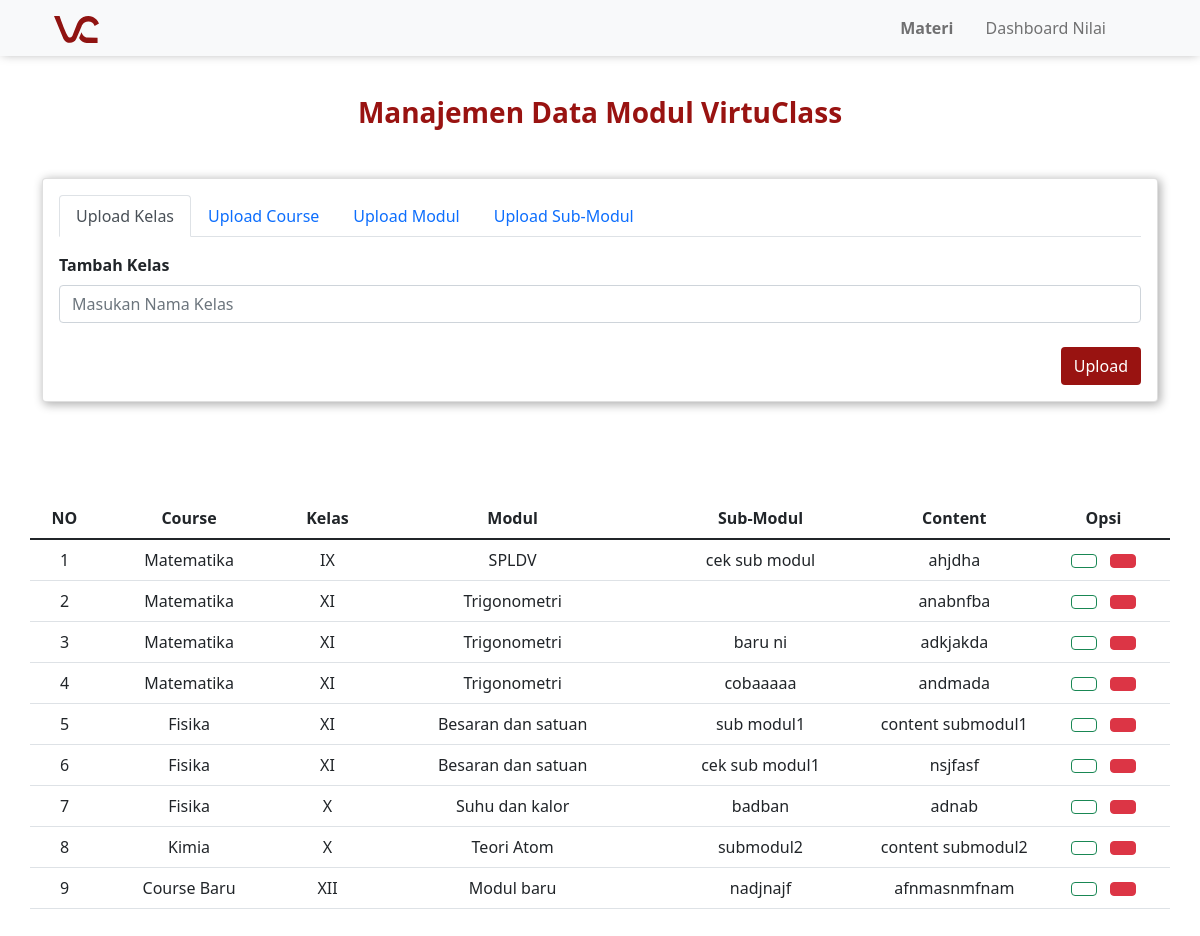
The app's page /admin/guru/uploadMateri.php, older data.
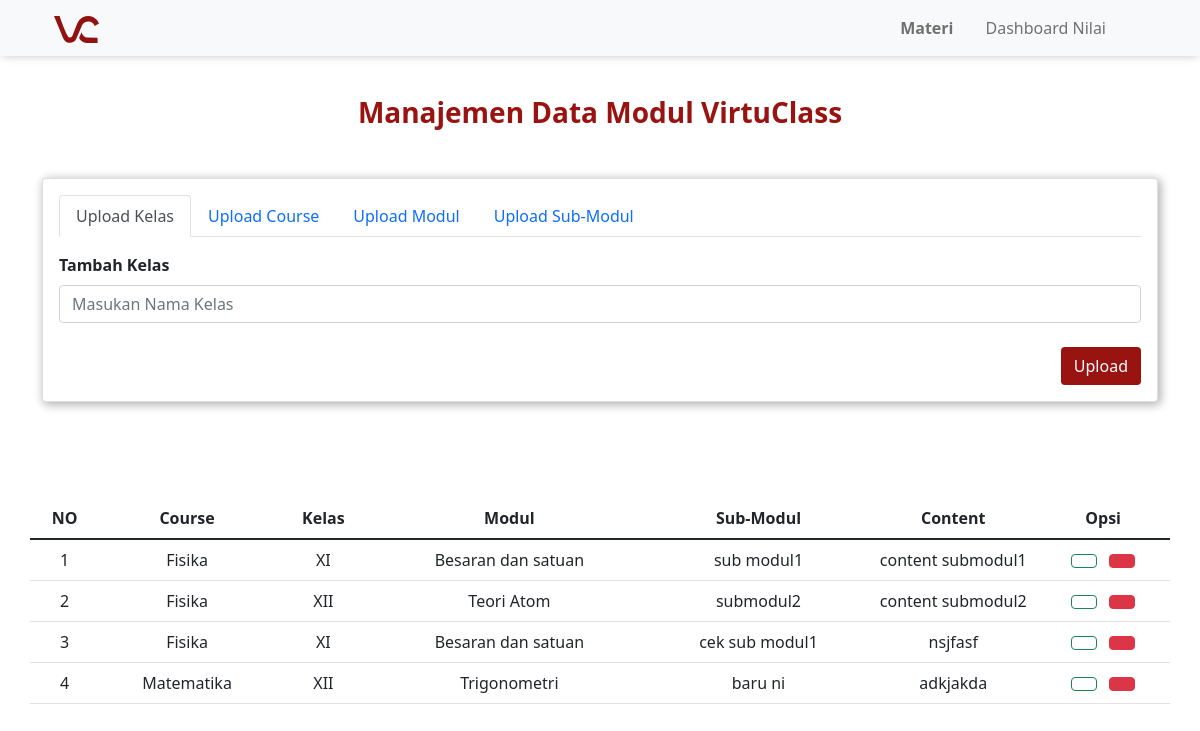
The same page, newer data.
### tables this page shows
CREATE TABLE `submodul` (
  `id_submodul` int(11) NOT NULL,
  `judul_content` varchar(255) NOT NULL,
  `content` text NOT NULL,
  `id_modul` int(11) NOT NULL
);

CREATE TABLE `course` (
  `id_course` int(11) NOT NULL,
  `nama_course` varchar(100) NOT NULL,
  `url_bg` varchar(255) NOT NULL,
  `desc_course` varchar(255) NOT NULL,
  `id_kelas` int(11) NOT NULL
);

CREATE TABLE `kelas` (
  `id_kelas` int(11) NOT NULL,
  `nama_kelas` varchar(50) NOT NULL
);

CREATE TABLE `modul` (
  `id_modul` int(11) NOT NULL,
  `nama_modul` varchar(255) NOT NULL,
  `id_course` int(11) NOT NULL
);

### admin/guru/uploadMateri.php (the view, shortened to what this page needs)
<?php
	include '../../assets/php/function.php';
	$list_data = mysqli_query($conn, 'select judul_content, content, nama_modul, nama_course, nama_kelas, id_submodul from submodul a join modul b on a.id_modul = b.id_modul join course c on b.id_course = c.id_course join kelas d on c.id_kelas = d.id_kelas;');
?>
<!doctype html>
<html lang="en">
<head>
	<link rel="stylesheet" href="../../assets/css/style.css">
	<link href="https://cdn.jsdelivr.net/npm/bootstrap@5.1.3/dist/css/bootstrap.min.css" rel="stylesheet">
</head>
<body>
	<nav class="navbar navbar-expand-lg navbar-light bg-light fixed-top" style="box-shadow: 0px 0px 10px -2px rgba(0,0,0,0.35);">
		<div class="container ps-4 pe-4">
			<a class="navbar-brand" href="#">
                <img src="../../assets/img/virtuclass_logo.svg" width="15%" alt="virtuclass-logo">
            </a>
			<div class="collapse navbar-collapse" id="navbarNav">
				<ul class="navbar-nav ms-auto">
					<li class="nav-item">
						<a class="nav-link" href="uploadMateri.php"><b>Materi</b>&emsp;</a>
					</li>
					<li class="nav-item">
						<a class="nav-link" href="Dashboard.php">Dashboard Nilai&emsp;</a>
					</li>
					<li class="nav-item">
						<a class="nav-link" href="../../logout.php"><span class="iconify-inline" data-icon="carbon:logout"></span></a>
					</li>
				</ul>
			</div>
		</div>
	</nav>
	<br><br>
    <div class="container mt-5 mb-5">
		<h3 class="text-center mt-3 mb-5" style="color: #991311">
			<b>
				Manajemen Data Modul VirtuClass
			</b>
		</h3>
		<div class="card mb-5" style="box-shadow: 2px 2px 10px 1px rgba(0,0,0,0.30);">
			<div class="card-body" style="width: 100%;">
				<nav>
					<div class="nav nav-tabs" id="nav-tab" role="tablist">
						<button class="nav-link active" id="nav-kelas-tab" data-bs-toggle="tab" data-bs-target="#nav-kelas" type="button" role="tab" aria-controls="nav-kelas" aria-selected="true">Upload Kelas</button>
						<button class="nav-link" id="nav-course-tab" data-bs-toggle="tab" data-bs-target="#nav-course" type="button" role="tab" aria-controls="nav-course" aria-selected="false">Upload Course</button>
						<button class="nav-link" id="nav-modul-tab" data-bs-toggle="tab" data-bs-target="#nav-modul" type="button" role="tab" aria-controls="nav-modul" aria-selected="false">Upload Modul</button>
						<button class="nav-link" id="nav-submodul-tab" data-bs-toggle="tab" data-bs-target="#nav-submodul" type="button" role="tab" aria-controls="nav-submodul" aria-selected="false">Upload Sub-Modul</button>
					</div>
				</nav>
				<div class="tab-content" id="nav-tabContent">
					<div class="tab-pane fade show active" id="nav-kelas" role="tabpanel" aria-labelledby="nav-kelas-tab">
						<form action="" method="post">
							<label class="mt-3 mb-2"><b>Tambah Kelas</b></label>
							<div class="input-group">
								<input type="text" class="form-control" name="nama_kelas" placeholder="Masukan Nama Kelas">
							</div>
							<button type="submit" name="upload_kelas" class="btn mt-4" style="float: right; background-color: #991311; color: white;" >Upload</button>
						</form>
					</div>
				</div>
			</div>
		</div>
		<br><br>
		<div class="row">
			<table class="table">
				<thead>
					<tr style="font-weight: bold; text-align:center;">
						<td>
							NO
						</td>
						<td>
							Course
						</td>
						<td>
							Kelas
						</td>
						<td>
							Modul
						</td>
						<td>
							Sub-Modul
						</td>
						<td class="ellipsis">
							Content
						</td>
						<td>
							Opsi
						</td>
					</tr>
				</thead>
				<tbody style="text-align:center">
					<?php $no = 1; ?>
					<?php foreach ($list_data as $list) { ?>
						<tr>
							<td>
								<?=$no;?>
							</td>
							<td>
								<?=$list['nama_course']?>
							</td>
							<td>
								<?=$list['nama_kelas']?>
							</td>
							<td>
								<?=$list['nama_modul']?>
							</td>
							<td>
								<?=$list['judul_content']?>
							</td>
							<td class="ellipsis">
								<?=$list['content']?>
							</td>
							<td>
								<a href="detail.php?id_user=" class="btn btn-outline-success"><span class="iconify-inline" data-icon="clarity:note-edit-line" style="color: green;"></span></a>
								<a href="hapus_modul.php?id_submodul=<?= $list['id_submodul']; ?>" class="btn btn-danger"><span class="iconify-inline" data-icon="fluent:delete-20-regular" style="color: white;"></span></a>
							</td>
						</tr>
					<?php $no++ ?>
					<?php } ?>
				</tbody>
			</table>
		</div>
    </div>
</body>
</html>

Row changes from the older to the newer data that the page shows:
removed submodul: course.nama_course "Matematika", kelas.nama_kelas "IX", id_modul.nama_modul "SPLDV", judul_content "cek sub modul", content "ahjdha"
removed submodul: course.nama_course "Matematika", kelas.nama_kelas "XI", id_modul.nama_modul "Trigonometri", content "anabnfba"
removed submodul: course.nama_course "Matematika", kelas.nama_kelas "XI", id_modul.nama_modul "Trigonometri", judul_content "cobaaaaa", content "andmada"
removed submodul: course.nama_course "Fisika", kelas.nama_kelas "X", id_modul.nama_modul "Suhu dan kalor", judul_content "badban", content "adnab"
removed submodul: course.nama_course "Course Baru", kelas.nama_kelas "XII", id_modul.nama_modul "Modul baru", judul_content "nadjnajf", content "afnmasnmfnam"
shown differently, row unchanged: submodul "sub modul1": moves up the list
changed through a linked row, submodul "submodul2": course.nama_course "Kimia" → "Fisika"; kelas.nama_kelas "X" → "XII"; moves up the list
shown differently, row unchanged: submodul "cek sub modul1": moves down the list
computed for submodul "baru ni": kelas.nama_kelas "XI" → "XII"
